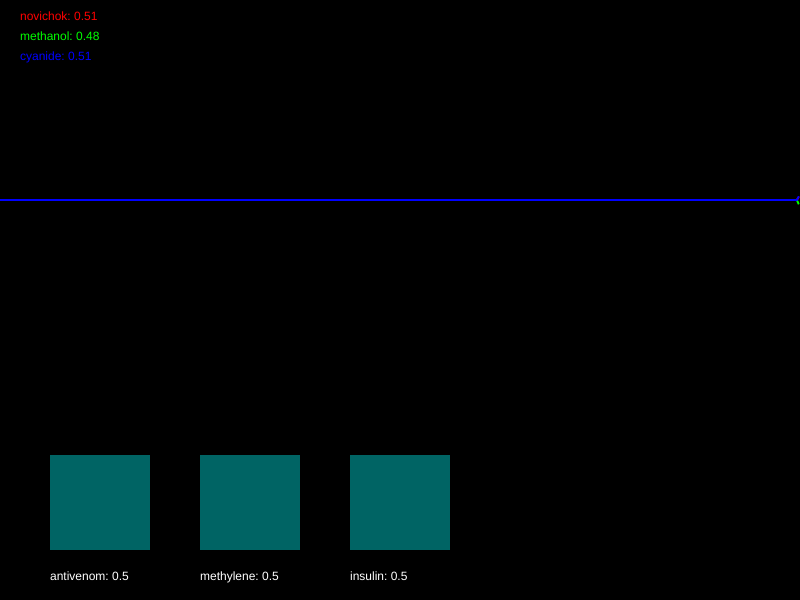
Frame 1 (no input)
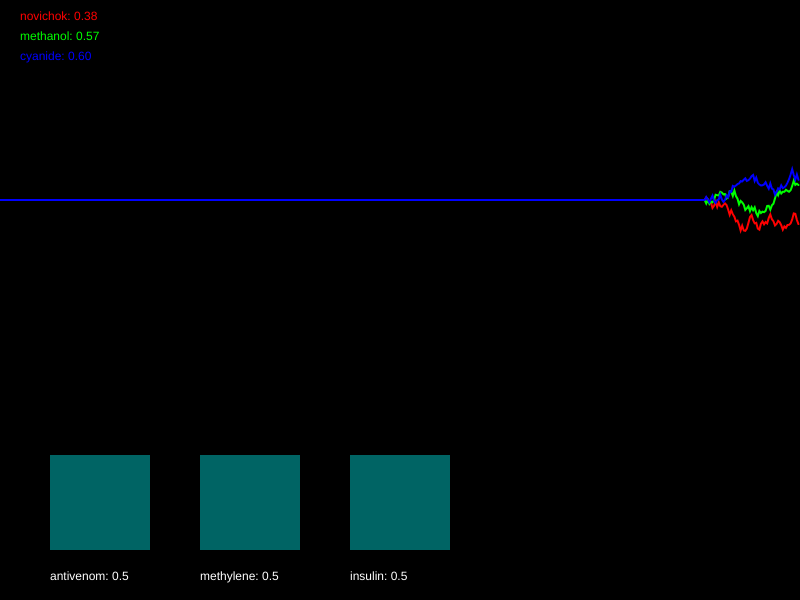
Frame 60 (no input)
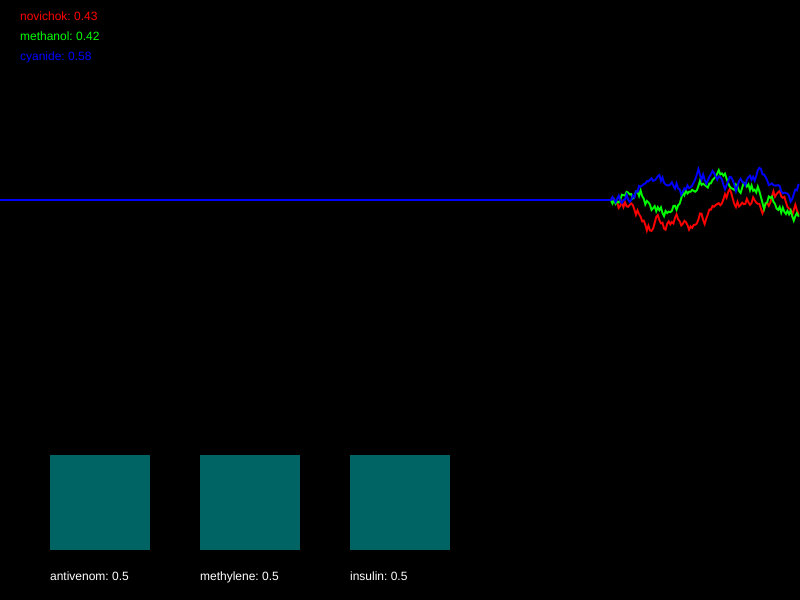
Frame 120 (the mouse pressed at the canvas centre since frame 60)

The p5.js sketch that drew these frames (run headless with seeded random() and noise() and a simulated clock; from frame 60 on, the mouse is pressed at the canvas centre):

// p5.js sketch
// ── sketch.js
/*

Officer: 5148740
CaseNum: 401-0-47173935-5148740

Case 401 - The Case of Norbert's Weiner Stand
Stage 1 - Noxious Weiner

Console city has been plunged into chaos. The notorious poisoner Norbert has struck the population down with a potent poison. Word has it that he is smuggling his venomous filth via a streetside weiner stand. Hundreds of people have been affected, and the municipal water company tells me that their sewers are at full capacity. This is no laughing matter. I need you to head down to our lab and work on an antidote.

You must develop the antidote by using conditional statements in the draw loop to
do the following:

	- If novichok dips below 0.28, decrement antivenom by 0.01
	- When cyanide dips below 0.39, increment antivenom by 0.05
	- If cyanide dips below 0.38, reduce methylene by 0.05
	- When methanol dips below 0.29, increment methylene by 0.05
	- If cyanide dips below 0.32, try decreasing insulin by 0.03
	- If methanol dips below 0.37, try increasing insulin by 0.03


Your conditional statements should consider the following poisons:

	- novichok
	- methanol
	- cyanide


Your conditional statements should modify the following antidotes:

	- antivenom
	- methylene
	- insulin


- There are many ways to complete this task but you should only use the following commands and operators:

	if(){}
	>
	<
	+=
	-=

*/

//Declare the poison variables
var novichok;
var methanol;
var cyanide;


//Declare the antidote variables
var antivenom;
var methylene;
var insulin;


//This variable is used for drawing the graph
var graphs;


function setup()
{

	createCanvas(800,600);
	strokeWeight(2);

	//initialise the poisons and antidotes
	novichok = 0.5;
	methanol = 0.5;
	cyanide = 0.5;
	antivenom = 0.5;
	methylene = 0.5;
	insulin = 0.5;


	//fills the graph with empty values
	graphs = [];

	for(var i = 0; i < 3; i++)
	{
		graphs.push([]);
		for(var j = 0; j < 512; j++)
		{
			graphs[i].push(0.5);
		}
	}

}

function draw()
{

	//Develop the antidote below
	// If novichok dips below 0.28, decrement antivenom by 0.01
	if (novichok < 0.28) {
		antivenom -= 0.01;
	}
	
	// - If cyanide dips below 0.32, try decreasing insulin by 0.03
	if (cyanide < 0.32) {
		insulin -= 0.03;
	}
	
	// - If cyanide dips below 0.38, reduce methylene by 0.05
	if (cyanide < 0.38) {
		methylene -= 0.05;
	}
	
	// - When cyanide dips below 0.39, increment antivenom by 0.05
	if (cyanide < 0.39) {
		antivenom += 0.05;
	}

	// - When methanol dips below 0.29, increment methylene by 0.05
	if (methanol < 0.29) {
		methylene += 0.05;
	}

	// - If methanol dips below 0.37, try increasing insulin by 0.03
	if (methanol < 0.37) {
		insulin += 0.03;
	}



	//////////////////////////////////////////////////////

	//the code below generates new values using random numbers

	/*
		For testing, you might want to temporarily comment out
		these lines and set the same variables to constant values
		instead.
	*/

	novichok = nextValue(graphs[0],novichok);
	methanol = nextValue(graphs[1],methanol);
	cyanide = nextValue(graphs[2],cyanide);


	antivenom = constrain(antivenom, 0, 1);
	methylene = constrain(methylene, 0, 1);
	insulin = constrain(insulin, 0, 1);


	///////// DO NOT CHANGE THE CODE BELOW ///////////

	//drawing code

	// set background
	background(0);
	noFill();

	//draw the graphs for the vitals
	var colors = [
	color(255, 0, 0),
	color(0, 255, 0),
	color(0, 0, 255),
	color(255, 0, 255),
	color(255, 255, 0),
	color(0, 255, 255)
	];

	for(var i = 0; i < graphs.length; i++)
	{
		stroke(colors[i]);
		drawGraph(graphs[i]);
	}

	//draw the poisons as text
	noStroke();
	fill(colors[0]);
	text('novichok: ' + nf(novichok,1,2), 20,20);
	fill(colors[1]);
	text('methanol: ' + nf(methanol,1,2), 20,40);
	fill(colors[2]);
	text('cyanide: ' + nf(cyanide,1,2), 20,60);


	//draw the antidotes bar chart
	drawBar(antivenom,50,'antivenom');
	drawBar(methylene,200,'methylene');
	drawBar(insulin,350,'insulin');


}

function nextValue(graph, val)
{
	//gets the next value for a vital and puts it in an array for drawing
	var delta = random(-0.03,0.03);

	val += delta;
	if(val > 1 || val < 0)
	{
		delta *= -1;
		val += delta * 2;
	}

	graph.push(val)
	graph.shift();
	return val;
}

function drawGraph(graph)
{
	//draws an array as a graph
	beginShape();
	for(var i = 0; i < graph.length; i++)
	{
			vertex(width * i/512, height * 0.5 - graph[i]* height/3)
	}
	endShape();
}


function drawBar(val, x, name)
{
	//draws the bars for bar chart
    noStroke();
    fill(0,100,100);
	var mh = height * 0.4 - 50;
	rect(x,(height - 50) - val*mh, 100, val*mh);
    fill(255);
	text(name + ": " + val, x, height - 20);
}
